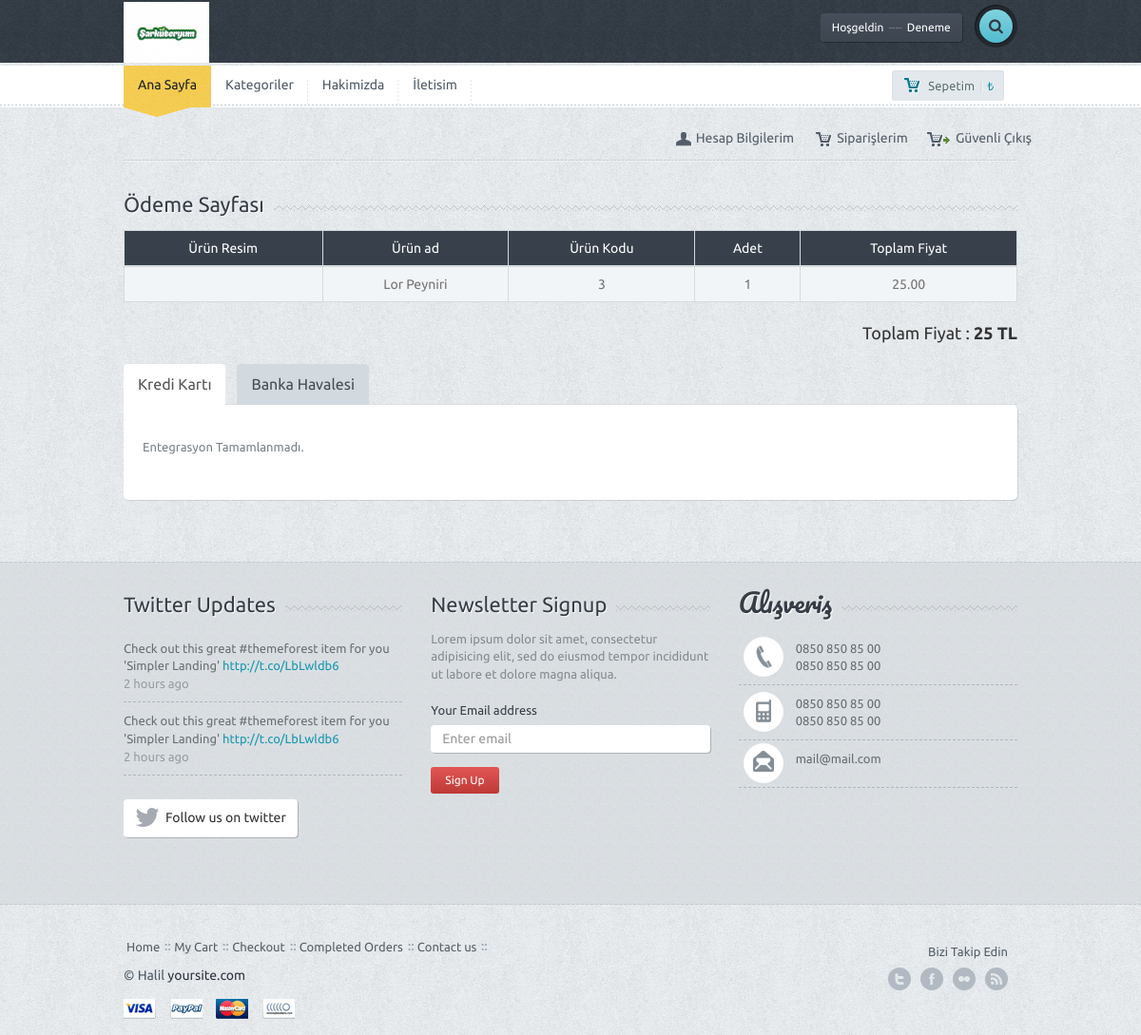
Screenshot of /odeme.php (signed in) with the database file from the repository.
### tables this page shows
CREATE TABLE `ayar` (
  `ayar_id` int(10) NOT NULL,
  `ayar_logo` varchar(250) NOT NULL,
  `ayar_url` varchar(50) NOT NULL,
  `ayar_title` varchar(250) NOT NULL,
  `ayar_description` varchar(250) NOT NULL,
  `ayar_keywords` varchar(50) NOT NULL,
  `ayar_author` varchar(50) NOT NULL,
  `ayar_tel` varchar(50) NOT NULL,
  `ayar_gsm` varchar(50) NOT NULL,
  `ayar_faks` varchar(50) NOT NULL,
  `ayar_mail` varchar(50) NOT NULL,
  `ayar_il` varchar(50) NOT NULL,
  `ayar_ilce` varchar(50) NOT NULL,
  `ayar_adres` varchar(250) NOT NULL,
  `ayar_mesai` varchar(250) NOT NULL,
  `ayar_maps` varchar(250) NOT NULL,
  `ayar_analystic` varchar(50) NOT NULL,
  `ayar_zopim` varchar(250) NOT NULL,
  `ayar_facebook` varchar(50) NOT NULL,
  `ayar_twiter` varchar(50) NOT NULL,
  `ayar_youtube` varchar(50) NOT NULL,
  `ayar_instagram` varchar(50) NOT NULL,
  `ayar_google` varchar(50) NOT NULL,
  `ayar_smtphost` varchar(50) NOT NULL,
  `ayar_smtpuser` varchar(50) NOT NULL,
  `ayar_smtppassword` varchar(50) NOT NULL,
  `ayar_smtpport` varchar(50) NOT NULL,
  `ayar_bakin` enum('0','1') NOT NULL DEFAULT '1'
);

CREATE TABLE `kullanici` (
  `kullanici_id` int(11) NOT NULL,
  `kullanici_zaman` datetime NOT NULL DEFAULT current_timestamp(),
  `kullanici_resim` varchar(250) NOT NULL,
  `kullanici_tc` varchar(50) NOT NULL,
  `kullanici_ad` varchar(50) NOT NULL,
  `kullanici_mail` varchar(100) NOT NULL,
  `kullanici_gsm` varchar(50) NOT NULL,
  `kullanici_password` varchar(50) NOT NULL,
  `kullanici_adsoyad` varchar(50) NOT NULL,
  `kullanici_adres` varchar(250) NOT NULL,
  `kullanici_il` varchar(100) NOT NULL,
  `kullanici_ilce` varchar(100) NOT NULL,
  `kullanici_unvan` varchar(100) NOT NULL,
  `kullanici_yetki` varchar(50) NOT NULL,
  `kullanici_durum` int(1) NOT NULL
);

CREATE TABLE `menu` (
  `menu_id` int(11) NOT NULL,
  `menu_ust` varchar(50) NOT NULL,
  `menu_ad` varchar(100) NOT NULL,
  `menu_detay` text NOT NULL,
  `menu_url` varchar(250) NOT NULL,
  `menu_sira` int(2) NOT NULL,
  `menu_durum` enum('0','1') NOT NULL,
  `menu_seourl` varchar(250) NOT NULL
);

CREATE TABLE `sepet` (
  `sepet_id` int(11) NOT NULL,
  `kullanici_id` int(11) NOT NULL,
  `urun_id` int(11) NOT NULL,
  `urun_adet` int(4) NOT NULL
);

CREATE TABLE `urun` (
  `urun_id` int(11) NOT NULL,
  `kategori_id` int(11) NOT NULL,
  `urun_zaman` timestamp NOT NULL DEFAULT current_timestamp(),
  `urun_ad` varchar(250) NOT NULL,
  `urun_seourl` varchar(250) NOT NULL,
  `urun_detay` text NOT NULL,
  `urun_fiyat` float(9,2) NOT NULL,
  `urun_video` varchar(50) NOT NULL,
  `urun_keyword` varchar(250) NOT NULL,
  `urun_stok` int(11) NOT NULL,
  `urun_durum` enum('0','1') NOT NULL,
  `urun_onecikar` enum('0','1') NOT NULL DEFAULT '0'
);

### odeme.php (the view, shortened to what this page needs)
<?php include 'header.php' ?>
<div class="container">
	<div class="lines"></div>
</div>
<div class="container">
	<div class="row">
		<div class="col-md-12">
		</div>
	</div>
	<div class="title-bg">
		<div class="title">Ödeme Sayfası</div>
	</div>
	<div class="table-responsive">
		<table class="table table-bordered chart">
			<thead>
				<tr>
					<th>Ürün Resim</th>
					<th>Ürün ad</th>
					<th>Ürün Kodu</th>
					<th>Adet</th>
					<th>Toplam Fiyat</th>
				</tr>
			</thead>
			<form action="nedmin/netting/islem.php" method="POST">
				<tbody>
					<?php
					$kullanici_id=$kullanicicek['kullanici_id'];
					$sepetsor=$db->prepare("SELECT * FROM sepet where kullanici_id=:id");
					$sepetsor->execute(array(
						'id' => $kullanici_id
						));
					while($sepetcek=$sepetsor->fetch(PDO::FETCH_ASSOC)) {
						$urun_id=$sepetcek['urun_id'];
						$urunsor=$db->prepare("SELECT * FROM urun where urun_id=:urun_id");
						$urunsor->execute(array(
							'urun_id' => $urun_id
							));
						$uruncek=$urunsor->fetch(PDO::FETCH_ASSOC);
						?>
						<tr>
							<td><img src="images\demo-img.jpg" width="100" alt=""></td>
							<td><?php echo $uruncek['urun_ad'] ?></td>
							<td><?php echo $uruncek['urun_id'] ?></td>
							<td><?php echo $sepetcek['urun_adet'] ?></td>
							<td><?php echo $uruncek['urun_fiyat'] ?></td>
						</tr>
						<?php } ?>
					</tbody>
				</table>
			</div>
			<div class="row">
				<div class="col-md-6">
				</div>
				<div class="col-md-3 col-md-offset-3">
					<div class="subtotal-wrap">
					<div class="total">Toplam Fiyat : <span class="bigprice"><?php echo $toplam_fiyat ?> TL</span></div>
				</div>
				<div class="clearfix"></div>
			</div>
		</div>
		<div class="tab-review">
			<ul id="myTab" class="nav nav-tabs shop-tab">
				<li class="active"><a href="#desc" data-toggle="tab">Kredi Kartı</a></li>
				<li><a href="#rev" data-toggle="tab">Banka Havalesi </a></li>
			</ul>
			<div id="myTabContent" class="tab-content shop-tab-ct">
				<div class="tab-pane fade active in" id="desc">
					<p>
						Entegrasyon Tamamlanmadı.
					</p>
				</div>
		</div>
	</div>
	<div class="spacer"></div>
</div>
<?php include 'footer.php' ?>

### header.php (shortened to what this page needs)
<?php
include 'nedmin/netting/baglan.php';
$ayarsor=$db->prepare("SELECT * FROM ayar where ayar_id=:id");
$ayarsor->execute(array(
	'id'=> 0
));
$ayarcek=$ayarsor->fetch(PDO::FETCH_ASSOC);
$kullanicisor=$db->prepare("SELECT * FROM kullanici where kullanici_mail=:mail");
$kullanicisor->execute(array(
	'mail'=> $_SESSION['userkullanici_mail']
));
$kullanicicek=$kullanicisor->fetch(PDO::FETCH_ASSOC);
?>
<!DOCTYPE html>
<html lang="en">
<head>
	<link href='font-awesome\css\font-awesome.css' rel="stylesheet" type="text/css">
	<link href="bootstrap\css\bootstrap.min.css" rel="stylesheet">
	<link rel="stylesheet" href="style.css">
	<link rel="stylesheet" href="css\owl.carousel.css">
	<link rel="stylesheet" href="css\owl.transitions.css">
	<link rel="stylesheet" type="text/css" href="js\product\jquery.fancybox.css?v=2.1.5" media="screen">
</head>
<body>
	<div id="wrapper">
		<div class="header">
			<div class="container">
				<div class="row">
					<div class="col-xs-6 col-md-4 main-logo">
						<a href="index.php"><img width="90" src="<?php echo $ayarcek['ayar_logo'] ?>" alt="Site logosu" class="logo img-responsive"></a>
					</div>
					<div class="col-md-8">
						<div class="pushright">
							<div class="top">
								<?php
								if (!isset($_SESSION['userkullanici_mail'])) { ?>
									<a href="#" id="reg" class="btn btn-default btn-dark">Giriş Yap<span>-- yada --</span>Kayıt Ol</a>
								<?php } else{ ?>
									<a href="#"  class="btn btn-default btn-dark">Hoşgeldin<span>----</span><?php echo $kullanicicek['kullanici_adsoyad']; ?></a>
								<?php } ?>
								<div class="srch-wrap">
									<a href="#" id="srch" class="btn btn-default btn-search"><i class="fa fa-search"></i></a>
								</div>
							</div>
						</div>
					</div>
				</div>
			</div>
		</div class="deshed">
		<div class="main-nav">
			<div class="navbar navbar-default navbar-static-top">
				<div class="container">
					<div class="row">
						<div class="col-md-10">
							<div class="navbar-collapse collapse">
								<ul class="nav navbar-nav">
									<li><a href="index.php" class="active">Ana Sayfa</a><div class="curve"></div></li>
									<?php
									$menusor=$db->prepare("SELECT * FROM menu where menu_durum=:durum order by menu_sira ASC limit 5");
									$menusor->execute(array(
										'durum'=> 1
									));
									while($menucek=$menusor->fetch(PDO::FETCH_ASSOC)) {?>
										<li><a href="
											<?php
											if(!empty($menucek['menu_url'])){
												echo $menucek['menu_url'];
												} else {
													echo 'sayfa-'.seo($menucek['menu_ad']);
												}
												?>
												"><?php echo $menucek['menu_ad']; ?></a></li>
											<?php } ?>
										</ul>
									</div>
								</div>
								<div class="col-md-2 machart">
									<button id="popcart" class="btn btn-default btn-chart btn-sm "><span class="mychart">Sepetim</span>|<span class="allprice">₺</span></button>
												<?php
												$kullanici_id=$kullanicicek['kullanici_id'];
												$sepetsor=$db->prepare("SELECT * FROM sepet where kullanici_id=:id");
												$sepetsor->execute(array(
													'id'=> $kullanici_id
												));
												while ($sepetcek=$sepetsor->fetch(PDO::FETCH_ASSOC)) {
													$urun_id=$sepetcek['urun_id'];
													$urunsor=$db->prepare("SELECT * FROM urun where urun_id=:urun_id");
													$urunsor->execute(array(
														'urun_id'=>$urun_id
													));
													$uruncek=$urunsor->fetch(PDO::FETCH_ASSOC);
													$toplam_fiyat+=$uruncek['urun_fiyat']*$sepetcek['urun_adet'] ;
													?>
												<?php } ?>
								</div>
								<?php
								if (isset($_SESSION['userkullanici_mail'])) { ?>
									<ul class="small-menu">
										<li><a href="hesabim.php" class="myacc">Hesap Bilgilerim</a></li>
										<li><a href="siparislerim.php" class="myshop">Siparişlerim</a></li>
										<li><a href="logout.php" class="mycheck">Güvenli Çıkış</a></li>
									</ul>
								<?php  } ?>
							</div>
						</div>
					</div>
	</div>

### footer.php (shortened to what this page needs)
<div class="f-widget">
		<div class="container">
			<div class="row">
				<div class="col-md-4">
					<div class="title-widget-bg">
						<div class="title-widget">Twitter Updates</div>
					</div>
					<ul class="tweets">
						<li>Check out this great #themeforest item for you
						'Simpler Landing' <a href="#">http://t.co/LbLwldb6 </a>
						<span>2 hours ago</span></li>
						<li class="lastone">Check out this great #themeforest item for you
						'Simpler Landing' <a href="#">http://t.co/LbLwldb6 </a>
						<span>2 hours ago</span></li>
					</ul>
					<a href="#" class="btn btn-default btn-follow"><i class="fa fa-twitter fa-2x"></i><div>Follow us on twitter</div></a>
				</div>
				<div class="col-md-4">
					<div class="title-widget-bg">
						<div class="title-widget">Newsletter Signup</div>
					</div>
					<div class="newsletter">
						<p>
							Lorem ipsum dolor sit amet, consectetur adipisicing elit, sed do eiusmod tempor incididunt ut labore et dolore magna aliqua.
						</p>
						<form role="form">
							<div class="form-group">
								<label>Your Email address</label>
								<input type="email" class="form-control newstler-input" id="exampleInputEmail1" placeholder="Enter email">
								<button class="btn btn-default btn-red btn-sm">Sign Up</button>
							</div>
						</form>
					</div>
				</div>
				<div class="col-md-4">
					<div class="title-widget-bg">
						<div class="title-widget-cursive">Alışveriş</div>
					</div>
					<ul class="contact-widget">
						<li class="fphone"><?php echo $ayarcek['ayar_tel']; ?> <br> <?php echo $ayarcek['ayar_faks']; ?></li>
						<li class="fmobile"><?php echo $ayarcek['ayar_gsm']; ?><br><?php echo $ayarcek['ayar_gsm']; ?></li>
						<li class="fmail lastone"><?php echo $ayarcek['ayar_mail']; ?></li>
					</ul>
				</div>
			</div>
			<div class="spacer"></div>
		</div>
	</div>
	<div class="footer">
		<div class="container">
			<div class="row">
				<div class="col-md-9">
					<ul class="footermenu">
						<li><a href="index-1.htm">Home</a></li>
						<li><a href="cart.htm">My Cart</a></li>
						<li><a href="checkout.htm">Checkout</a></li>
						<li><a href="order.htm">Completed Orders</a></li>
						<li><a href="contact.htm">Contact us</a></li>
					</ul>
					<div class="f-credit">&copy; <?php echo $ayarcek['ayar_author'] ?> <a href="#">yoursite.com</a></div>
					<a href=""><div class="payment visa"></div></a>
					<a href=""><div class="payment paypal"></div></a>
					<a href=""><div class="payment mc"></div></a>
					<a href=""><div class="payment nh"></div></a>
				</div>
				<div class="col-md-3">
					<div class="followon">Bizi Takip Edin</div>
					<div class="fsoc">
						<a href="http://<?php echo $ayarcek['ayar_twiter'] ?>" class="ftwitter">twitter</a>
						<a href="http://<?php echo $ayarcek['ayar_facebook'] ?>" class="ffacebook">facebook</a>
						<a href="http://<?php echo $ayarcek['ayar_youtube'] ?>" class="fflickr">Youtube</a>
						<a href="http://<?php echo $ayarcek['ayar_google'] ?>" class="ffeed">Google</a>
					</div>
					<div class="clearfix"></div>
				</div>
			</div>
		</div>
	</div>
	</div>
  </body>
</html>

### rows the page displays
ayar: ayar_logo (picture), ayar_tel "0850 850 85 00", ayar_faks "0850 850 85 00", ayar_gsm "0850 850 85 00", ayar_mail "mail@mail.com", ayar_author "Halil"
kullanici: kullanici_adsoyad "Deneme"
menu: menu_ad "Kategoriler"
menu: menu_ad "Hakimizda"
menu: menu_ad "İletisim"
sepet: urun.urun_ad "Lor Peyniri", urun.urun_id "3", urun_adet "1", urun.urun_fiyat "25.00"

### other values shown
$toplam_fiyat "25"
